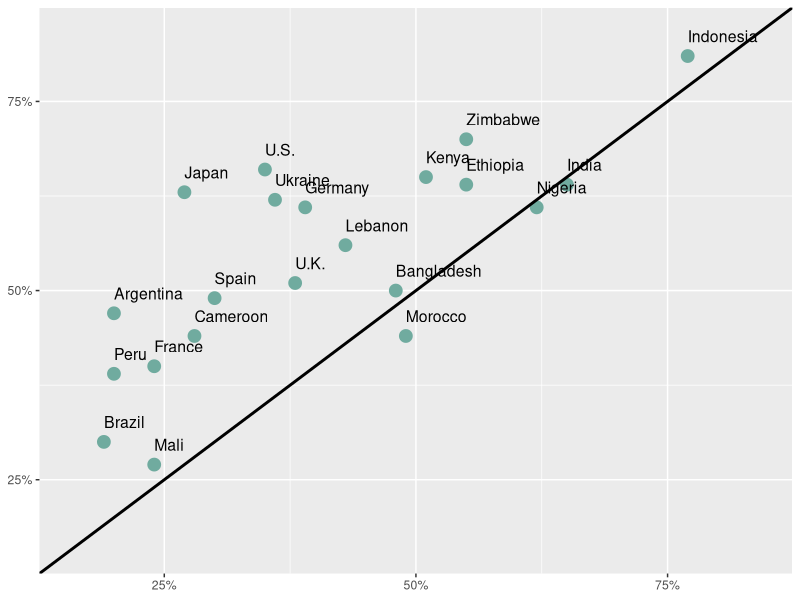

Source code (R):
## ---- chunk 1
knitr::opts_chunk$set(echo = FALSE)
## ---- chunk 2
data = data.frame(old = c(19, 24, 20, 24, 20, 28, 30, 27, 38, 35, 36, 39, 43, 48, 49, 51, 55, 62, 65, 55, 77),
                  young = c(30, 27, 39, 40, 47, 44, 49, 63, 51, 66, 62, 61, 56, 50, 44, 65, 64, 61, 64, 70, 81),
                  row.names = c("Brazil", "Mali", "Peru", "France", "Argentina", "Cameroon", "Spain", "Japan", "U.K.", "U.S.", "Ukraine", "Germany", "Lebanon", "Bangladesh", "Morocco", "Kenya", "Ethiopia", "Nigeria", "India", "Zimbabwe", "Indonesia"))

library(ggplot2)
ggplot(data, aes(x = old, y = young)) + 
  geom_point(size = 4, col = "#70AB9F") + 
  labs(x = NULL, y = NULL) +
  scale_x_continuous(breaks = c(25, 50, 75), labels = c("25%", "50%", "75%"), limits = c(16, 84)) + 
  scale_y_continuous(breaks = c(25, 50, 75), labels = c("25%", "50%", "75%"), limits = c(16, 84)) + 
  geom_text(aes(label = row.names(data)), vjust = -1.15, hjust = 0, size = 4) + 
  geom_abline(intercept = 0, slope = 1, size = 1)
